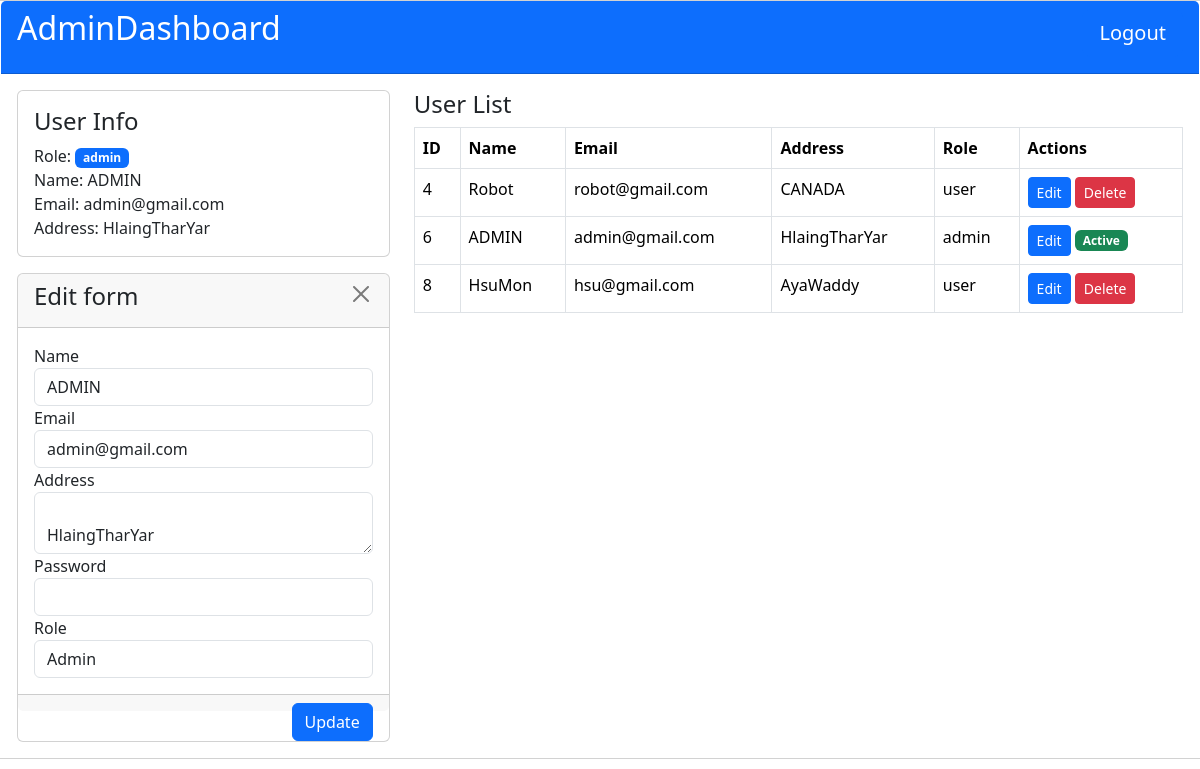
/admin-dashboard.php?id=6 (signed in), run on the app's committed database.
### tables this page shows
CREATE TABLE `users` (
  `id` int(11) NOT NULL AUTO_INCREMENT,
  `name` varchar(255) NOT NULL,
  `email` varchar(255) NOT NULL,
  `address` text NOT NULL,
  `password` varchar(255) NOT NULL,
  `role` varchar(100) NOT NULL DEFAULT 'user',
  PRIMARY KEY (`id`)
);

### admin-dashboard.php (the view, shortened to what this page needs)
<?php
include "_actions/connect.php";
$sql = "select * from users";
$users = $db->query($sql);
$editFormState = false;
if (isset($_GET['id'])) {
    $editFormState = true;
    $editID = $_GET['id'];
    $editSql = "select * from users where id=$editID";
    $sqlData = $db->query($editSql);
    $userInfo = $sqlData->fetch_assoc();
}
?>
<!DOCTYPE html>
<html lang="en">
<head>
    <link href="https://cdn.jsdelivr.net/npm/bootstrap@5.3.2/dist/css/bootstrap.min.css" rel="stylesheet">
</head>
<body>
    <div class="container-flude">
        <div class="row">
            <div class="card">
                <div class="card-header bg-primary">
                    <div class="card-title">
                        <div class="row">
                            <div class="col-md-6">
                                <h2 class="text-white">AdminDashboard</h2>
                            </div>
                            <div class="col-md-6">
                                <div class="float-end">
                                    <a href="_actions/logout.php" class="btn btn-lg btn-primary" onclick="return confirm('Are you sure?')">
                                        Logout
                                    </a>
                                </div>
                            </div>
                        </div>
                    </div>
                </div>
                <div class="card-body">
                    <div class="row">
                        <div class="col-md-4">
                            <div class="card">
                                <div class="card-body">
                                    <h4>User Info</h4>
                                    <div>
                                        Role: <span class="badge text-bg-primary"><?php echo $_SESSION['user']['role']; ?></span>
                                    </div>
                                    <div>
                                        Name: <?php echo $_SESSION['user']['name']; ?>
                                    </div>
                                    <div>
                                        Email: <?php echo $_SESSION['user']['email']; ?>
                                    </div>
                                    <div>
                                        Address: <?php echo $_SESSION['user']['address']; ?>
                                    </div>
                                </div>
                            </div>
                            <?php if ($editFormState) : ?>
                                <div class="card mt-3">
                                    <form action="_actions/update.php" method="post">
                                        <div class="card-header">
                                            <h4>
                                                Edit form
                                                <a href="admin-dashboard.php" class="btn btn-close float-end"></a>
                                            </h4>
                                        </div>
                                        <div class="card-body">
                                            <div class="form-group">
                                                <label for="">Name</label>
                                                <input type="text" name="name" class="form-control" value="<?= $userInfo['name'] ?>">
                                            </div>
                                            <div class="form-group">
                                                <label for="">Email</label>
                                                <input type="email" name="email" class="form-control" value="<?= $userInfo['email'] ?>">
                                            </div>
                                            <div class="form-group">
                                                <label for="">Address</label>
                                                <textarea type="text" name="address" class="form-control">
                                                    <?= $userInfo['address']; ?>
                                                </textarea>
                                            </div>
                                            <div class="form-group">
                                                <label for="">Password</label>
                                                <input type="text" name="password" class="form-control">
                                            </div>
                                            <div class="form-group">
                                                <label for="">Role</label>
                                                <select name="role" class="form-control">
                                                    <option value="admin" <?php if ($userInfo['role'] == 'admin') : ?> selected <?php endif; ?>>
                                                        Admin
                                                    </option>
                                                </select>
                                            </div>
                                        </div>
                                        <div class="card-footer">
                                            <button type="submit" class="btn btn-primary float-end">Update</button>
                                        </div>
                                    </form>
                                </div>
                            <?php endif ?>
                        </div>
                        <div class="col-md-8">
                            <h4>User List</h4>
                            <table class="table table-bordered">
                                <thead>
                                    <tr>
                                        <th>ID</th>
                                        <th>Name</th>
                                        <th>Email</th>
                                        <th>Address</th>
                                        <th>Role</th>
                                        <th>Actions</th>
                                    </tr>
                                </thead>
                                <tbody>
                                    <?php foreach ($users as $user) : ?>
                                        <tr>
                                            <td><?= $user['id'] ?></td>
                                            <td><?= $user['name'] ?></td>
                                            <td><?= $user['email'] ?></td>
                                            <td><?= $user['address'] ?></td>
                                            <td><?= $user['role'] ?></td>
                                            <td>
                                                <a href="admin-dashboard.php?id=<?= $user['id'] ?>" class="btn btn-primary btn-sm">Edit</a>
                                                <?php if ($user['id'] == $_SESSION['user']['id']) : ?>
                                                    <span class="badge bg-success">Active</span>
                                                <?php else : ?>
                                                    <a href="_actions/delete.php?id=<?= $user['id'] ?>" class="btn btn-danger btn-sm" onclick="return confirm('Are you sure to delete is user?')">
                                                        Delete
                                                    </a>
                                                <?php endif ?>
                                            </td>
                                        </tr>
                                    <?php endforeach; ?>
                                </tbody>
                            </table>
                        </div>
                    </div>
                </div>
            </div>
        </div>
    </div>
</body>
</html>

### data on the page
users: name "ADMIN", email "admin@gmail.com", address "HlaingTharYar", role "Admin", id "6", role "admin", shows "Active"
users: id "4", name "Robot", email "robot@gmail.com", address "CANADA", role "user"
users: id "8", name "HsuMon", email "hsu@gmail.com", address "AyaWaddy", role "user"

### other printed values
$_SESSION['user']['role'] "admin"
$_SESSION['user']['name'] "ADMIN"
$_SESSION['user']['email'] "admin@gmail.com"
$_SESSION['user']['address'] "HlaingTharYar"
